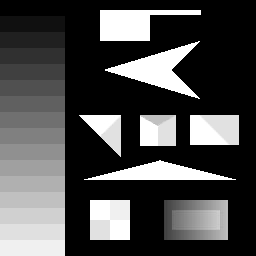
#> input picture Data/harris.png, 256 x 256 px
$ python example_harris_corner_detector.py   (older library calls are emulated)
#> lines starting #> are read from the running program, lines starting #| are printed output that depends on the picture
# -*- coding: utf-8 -*-
"""
Breakdown of the Harris Corner detector.

This code plots each step estimating the corners in an image using the original
"Harris Corner Detector" Algorithm. See [2].

For futher reference see:
    [1] Foerstner, W. A feature-based correspondence algorithm for image
        matching. Intl. Arch. Photogrammetry & Remote Sensing,
        26(3):150–166. 1986
    [2] C. Harris and M.J. Stephens. A combined corner and edge detector.
        Alvey Vision Conference, pages 147–152, 1988.
    [3] Szeliski, R. Computer Vision: Algorithms and Applications.
        Springer, pages 212-214. 2010.
    [4] Prince, S.J.D. Computer Vision Models, Learning and Inference.
        Cambridge University Press. Pag. 339. 2012.

History:
    26.06.2015. First Implementation.
    28.06.2015. Added Sub-Plot.
    03.07.2015. Structure Tensor built.
                Simplified algorithm.
                Added References, and coding settings.
    07.07.2015. Detection of working OS.
                Conversion from RGB to grayscale now conforms CIE 1931.
    09.07.2015. Changed derivative mask to suggested by Harris and Stephens.
                Using notation of Prewitt/Sobel operators.

@author: Mario Garcia
www.mayitzin.com
"""

import matplotlib.pyplot as plt
import matplotlib.image as mpimg
import scipy.ndimage as scimg
import numpy as np
import platform
from mpl_toolkits.mplot3d import Axes3D
from matplotlib import cm
import matplotlib.mlab as mlab

# Read Image
if platform.system()=="Windows":
    im = mpimg.imread(r'..\..\Data\harris.png')
elif platform.system()=="Linux":
    im = mpimg.imread('../../Data/harris.png')
#> im is the input picture: shape (256, 256, 3) float32; min 0, max 1, mean 0.295
m, n, C = np.shape(im)
#> m = 256; n = 256; C = 3
# Convert to grayscale if Image is RGB-channel
if C >= 3:
    r, g, b = im[:,:,0], im[:,:,1], im[:,:,2]
    im = 0.2126*r + 0.7152*g + 0.0722*b
#> im: shape (256, 256) float32

# # Convolve Image with derivative filters.
# df = np.array([-1.0, 0.0, 1.0])
# Gx = scimg.filters.convolve1d(im, df, axis=1)
# Gy = scimg.filters.convolve1d(im, df, axis=0)
# Alternative filtering to original solution proposed by Harris
Gx = scimg.filters.gaussian_filter1d(im, 2.0, axis=1, order=1)
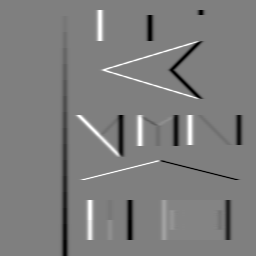
#> Gx: shape (256, 256) float32; min -0.195, max 0.195, mean -0.00184; drawn with min black and max white
Gy = scimg.filters.gaussian_filter1d(im, 2.0, axis=0, order=1)
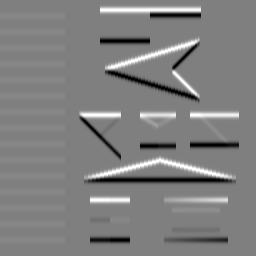
#> Gy: shape (256, 256) float32; min -0.195, max 0.195, mean 0.000933; drawn with min black and max white

# Outer products of Gradients
Lx2 = scimg.filters.gaussian_filter1d(Gx**2, 3.0, order=0)   # Labeled A
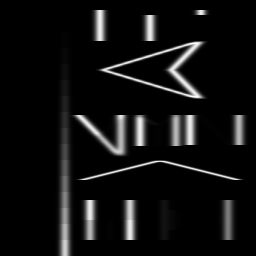
#> Lx2: shape (256, 256) float32; min 0, max 0.0186, mean 0.00122; drawn with min black and max white
Ly2 = scimg.filters.gaussian_filter1d(Gy**2, 3.0, order=0)   # Labeled B
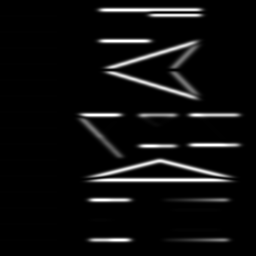
#> Ly2: shape (256, 256) float32; min 0, max 0.0381, mean 0.00215; drawn with min black and max white
Lxy = scimg.filters.gaussian_filter1d(Gx*Gy, 3.0, order=0)   # Labeled C
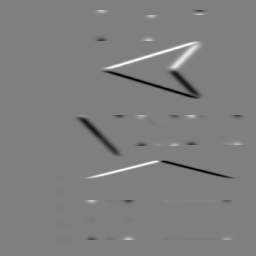
#> Lxy: shape (256, 256) float32; min -0.0214, max 0.0214, mean -7.05e-05; drawn with min black and max white

# Compute the Image Structure Tensor Matrix (Second Moment Matrix, Auto-Correlation Matrix)
alpha = 0.05
t = 0.01
E, R = np.zeros((m,n)), np.zeros((m,n))
for y in range(m):
    for x in range(n):
        M = np.array([[Lx2[y,x], Lxy[y,x]], [Lxy[y,x], Ly2[y,x]]])
        R[y,x] = np.linalg.det(M) - alpha*np.trace(M)**2
        E[y,x] = R[y,x]     # This is useless. Only to show thresholding
        if R[y,x]<t:
            R[y,x] = 0.0
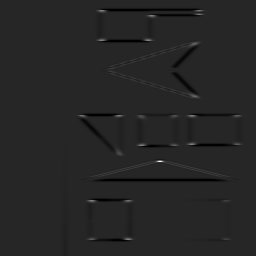
#> E: shape (256, 256) float64; min -7.27e-05, max 0.000409, mean -1.17e-06; drawn with min black and max white
#> R: shape (256, 256) float64; every value is 0


# The histogram of the "Cornerness"
n, bins, patches = plt.hist(E.flatten(), 255, normed=1, facecolor='green', alpha=0.75)
#> n = 255 values, max 436916.5 at index 38, min 0 at index 79, mean 2077.1; bins = 256 values from -7.27e-05 to 0.000409; patches = 255 items
plt.axis([np.min(E), np.max(E), 0, np.max(n)*1.05])
plt.grid(True)
plt.show()
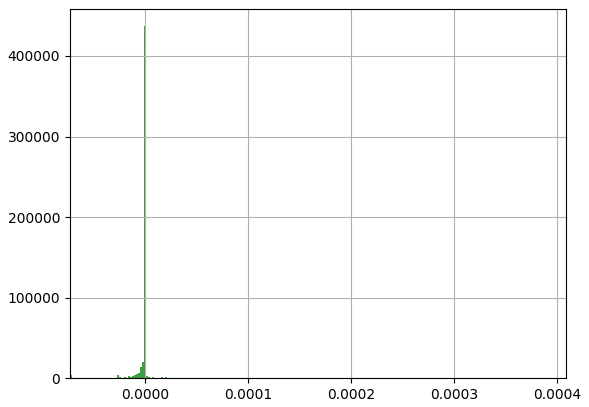
#> figure drawn by matplotlib, 1 panel; tallest bar 436916.5 high, from x = -9.16e-07 to 9.72e-07


# [9 lines of commented-out code are left out]


"""
Non-maxima Supression.
Based on Stackoverflow solution:
http://stackoverflow.com/questions/3684484/peak-detection-in-a-2d-array
"""
area  = scimg.morphology.generate_binary_structure(2,2)
lmax  = scimg.filters.maximum_filter(R, footprint=area)==R
#> lmax: shape (256, 256) bool; every value is 1
bg    = (R==0)
e_bg  = scimg.morphology.binary_erosion(bg, structure=area, border_value=1)
#> (the run stopped early here; a loop or call above may not have finished)
